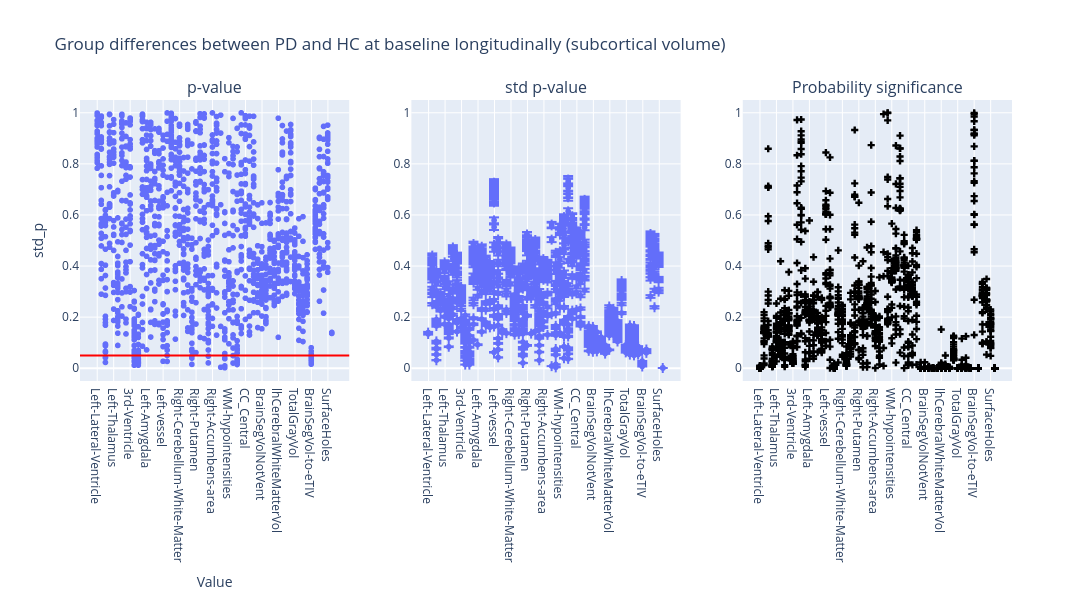

The code cell stored with this chart in its notebook:
### Code cell
plot_dumbbell(
    ancova_longitudinal_subcortical_volume,
    "Group differences between PD and HC at baseline longitudinally (subcortical volume)",
)

### Figure 1 — Plotly figure (JSON) as saved in the notebook; plotly's stock layout.template omitted (floating-point values rounded to 4 significant figures; data arrays with more than 128 entries replaced by an {"elided": "..."} marker saying what was removed)
{"data": [{"hovertemplate": "region=%{x}<br>p_value=%{y}<extra></extra>", "legendgroup": "", "marker": {"color": "#636efa", "symbol": "circle"}, "mode": "markers", "name": "", "showlegend": false, "type": "scattergl", "x": {"elided": "1485 str values"}, "xaxis": "x", "y": {"elided": "1485 float values"}, "yaxis": "y"}, {"error_y": {"array": {"elided": "1485 float values"}, "arrayminus": {"elided": "1485 float values"}}, "hovertemplate": "region=%{x}<br>std_p=%{y}<extra></extra>", "legendgroup": "", "marker": {"color": "#636efa", "symbol": "circle"}, "mode": "markers", "name": "", "showlegend": false, "type": "scattergl", "x": {"elided": "1485 str values"}, "xaxis": "x2", "y": {"elided": "1485 float values"}, "yaxis": "y2"}, {"marker": {"color": "black", "symbol": "cross"}, "mode": "markers", "name": "Flip probability", "showlegend": false, "type": "scatter", "x": {"elided": "1485 str values"}, "xaxis": "x3", "y": {"elided": "1485 float values"}, "yaxis": "y3"}], "layout": {"annotations": [{"font": {"size": 16}, "showarrow": false, "text": "p-value", "x": 0.1444, "xanchor": "center", "xref": "paper", "y": 1, "yanchor": "bottom", "yref": "paper"}, {"font": {"size": 16}, "showarrow": false, "text": "std p-value", "x": 0.5, "xanchor": "center", "xref": "paper", "y": 1, "yanchor": "bottom", "yref": "paper"}, {"font": {"size": 16}, "showarrow": false, "text": "Probability significance", "x": 0.8556, "xanchor": "center", "xref": "paper", "y": 1, "yanchor": "bottom", "yref": "paper"}], "height": 600, "hovermode": "closest", "shapes": [{"line": {"color": "red", "width": 2}, "type": "line", "x0": 0, "x1": 1, "xref": "x domain", "y0": 0.05, "y1": 0.05, "yref": "y"}], "title": {"text": "Group differences between PD and HC at baseline longitudinally (subcortical volume)"}, "width": 1400, "xaxis": {"anchor": "y", "domain": [0, 0.2889], "title": {"text": "Value"}}, "xaxis2": {"anchor": "y2", "domain": [0.3556, 0.6444]}, "xaxis3": {"anchor": "y3", "domain": [0.7111, 1]}, "yaxis": {"anchor": "x", "domain": [0, 1], "range": [-0.05, 1.05], "title": {"text": "std_p"}}, "yaxis2": {"anchor": "x2", "domain": [0, 1], "range": [-0.05, 1.05]}, "yaxis3": {"anchor": "x3", "domain": [0, 1], "range": [-0.05, 1.05]}}}
